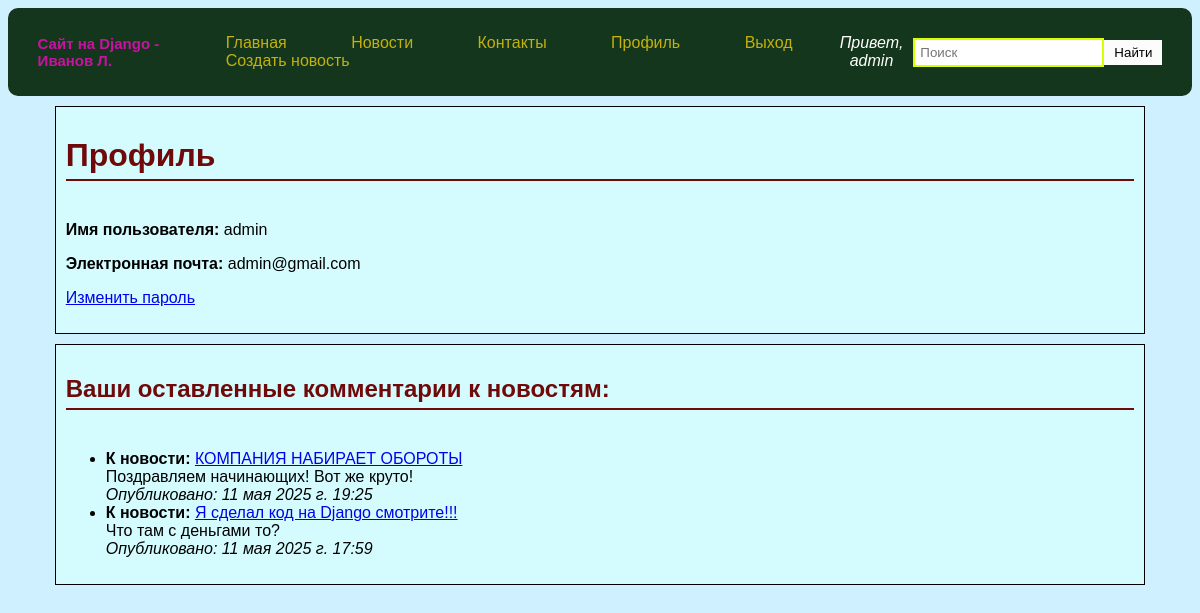
The page /profile/ (signed in) on the database as committed earlier.
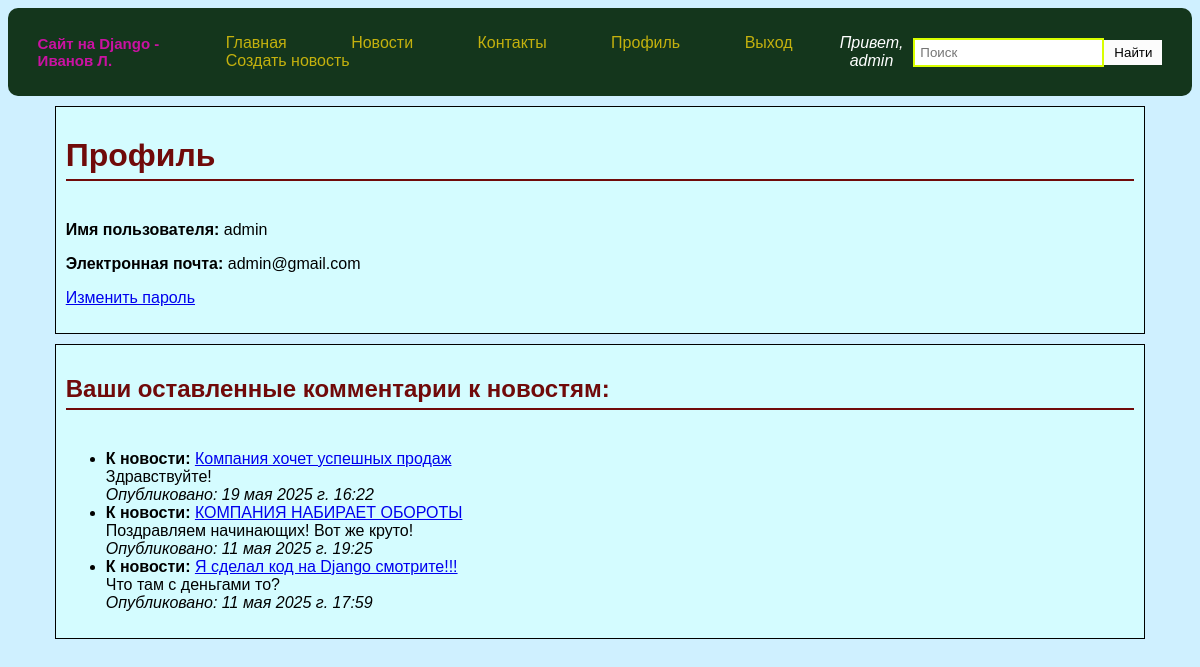
The same page on the database as committed later.
### news_site_company/models.py (models this page shows, shortened)
class Comment(models.Model):
    news = models.ForeignKey(News, on_delete=models.CASCADE, related_name='comments')
    user = models.ForeignKey(User, on_delete=models.CASCADE)
    text = models.TextField()
    created_date = models.DateTimeField(auto_now_add=True)

class News(models.Model):
            title = models.CharField(max_length=200)
            content = models.TextField()
            pub_date = models.DateTimeField(auto_now_add=True)
            author = models.CharField(max_length=100)
            image = models.ImageField(upload_to='news_media/', blank=True, null=True)\

### news_site_company/views.py (the view)
# urls.py: path('profile/', views.profile, name='profile'),
@login_required
def profile(request):
    comments = Comment.objects.filter(user=request.user).order_by('-created_date')
    return render(request, 'news_site_company/profile.html', {'comments': comments})

### templates/news_site_company/profile.html (shortened to what this page needs)
{% extends 'base.html' %}
{% load static %}
{% block content %}
    <div class="profile-info container">
       <h1>Профиль</h1>
       <p><strong>Имя пользователя:</strong> {{ user.username }}</p>
    <p><strong>Электронная почта: </strong>{{ user.email }}</p>
    <p><a href="{% url 'password_change' %}">Изменить пароль</a></p>
    </div>
    <div class="profile-info container">
    <h2>Ваши оставленные комментарии к новостям:</h2>
    {% if comments %}
        <ul>
            {% for comment in comments %}
                <li>
                    <strong>К новости:</strong> <a href="{% url 'news_detail' comment.news.id %}">{{ comment.news.title }}</a><br>
                    {{ comment.text }}<br>
                    <em>Опубликовано: {{ comment.created_date }}</em>
                </li>
            {% endfor %}
        </ul>
    {% else %}
        <p>Вы не писали комментарии</p></div>
    {% endif %}
{% endblock %}

Rows that differ between the two databases and show on the page:
added Comment: news "Компания хочет успешных продаж", text "Здравствуйте!", created_date "19 мая 2025 г. 16:22"
